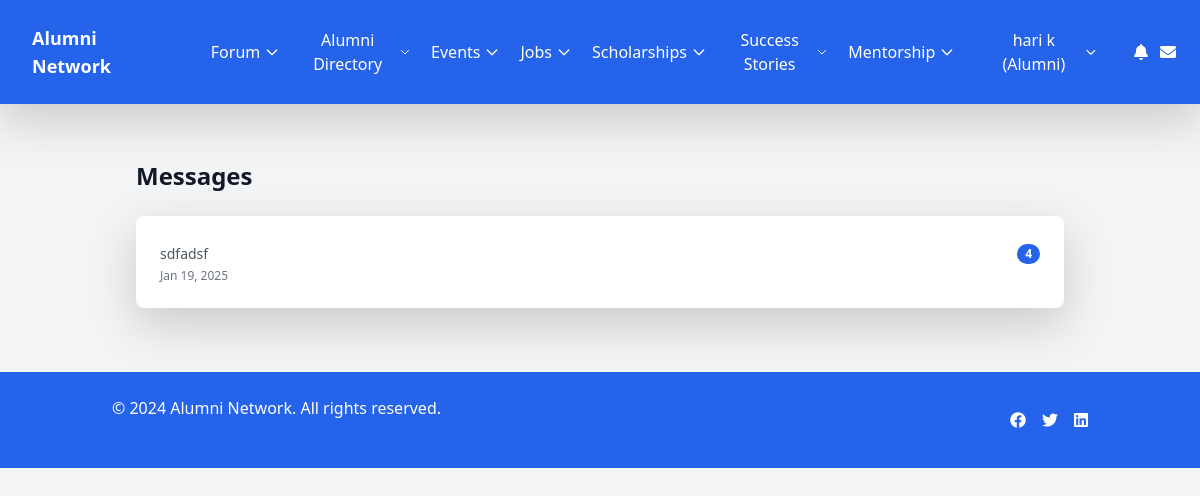
Before: /messaging/conversation/ (signed in) with the older database file.
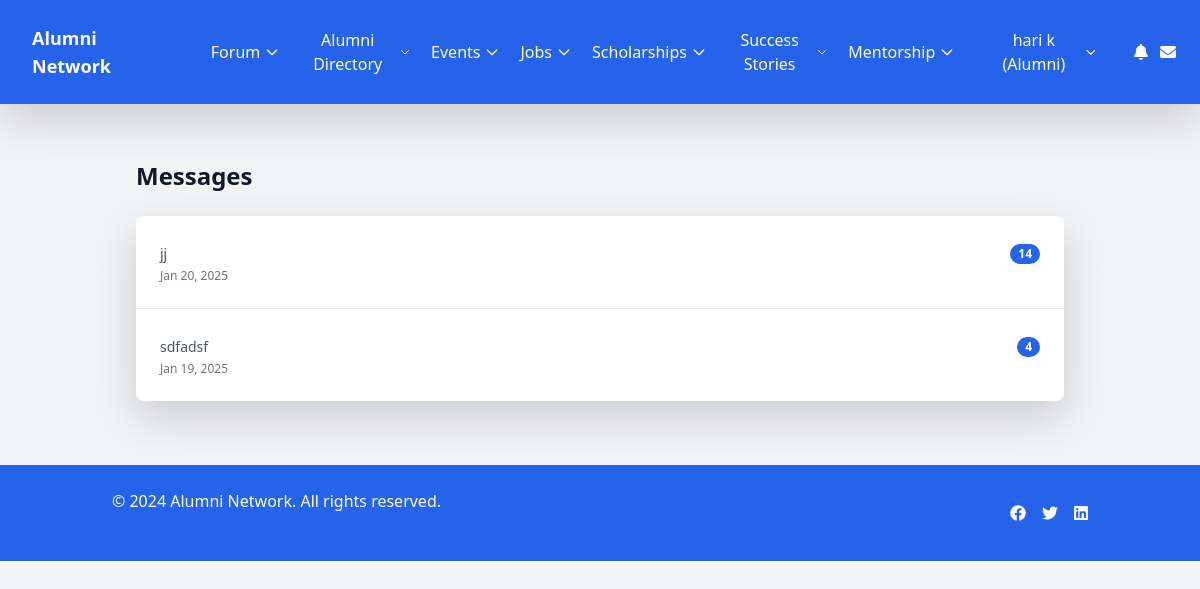
After: the same page with the newer database file.
### messaging/models.py (models this page shows, shortened)
class Conversation(models.Model):
    participants = models.ManyToManyField(settings.AUTH_USER_MODEL, related_name='conversations')
    created_at = models.DateTimeField(auto_now_add=True)
    updated_at = models.DateTimeField(auto_now=True)
    is_active = models.BooleanField(default=True)
    @property
    def last_message(self):
        return self.messages.order_by('-created_at').first()
    class Meta:
        ordering = ['-updated_at']

class Message(models.Model):
    conversation = models.ForeignKey(Conversation, related_name='messages', on_delete=models.CASCADE)
    sender = models.ForeignKey(settings.AUTH_USER_MODEL, related_name='sent_messages', on_delete=models.CASCADE)
    content = models.TextField()
    created_at = models.DateTimeField(auto_now_add=True)
    is_read = models.BooleanField(default=False)
    class Meta:
        ordering = ['created_at']

### messaging/views.py (the view)
# urls.py: path('conversation/', views.conversation_list, name='conversation_list'),
@login_required
def conversation_list(request):
    conversations = request.user.conversations.all()
    return render(request, 'messaging/conversation_list.html', {
        'conversations': conversations
    })

### messaging/context_processors.py (called while the page is built)
def unread_message_count(request):
    if request.user.is_authenticated:
        count = Message.objects.filter(
            conversation__participants=request.user,
            sender__in=request.user.conversations.values_list('participants', flat=True),
            is_read=False
        ).exclude(sender=request.user).count()
        return {'unread_message_count': count}
    return {'unread_message_count': 0}

### notifications/context_processors.py (called while the page is built)
def notification_count(request):
    if request.user.is_authenticated:
        unread_count = request.user.notifications.filter(read=False).count()
        return {'unread_notification_count': unread_count}
    return {'unread_notification_count': 0}

### messaging/templates/messaging/conversation_list.html (shortened to what this page needs)
{% extends "base.html" %}
{% block content %}
<div class="container mx-auto px-4 py-8">
    <h1 class="text-2xl font-bold text-gray-900 mb-6">Messages</h1>
    <div class="bg-white rounded-lg shadow-lg overflow-hidden">
        {% if conversations %}
            <div class="divide-y divide-gray-200">
                {% for conversation in conversations %}
                    <a href="{% url 'messaging:conversation_detail' conversation.id %}"
                       class="block hover:bg-gray-50">
                        <div class="p-4">
                            <div class="flex justify-between items-start">
                                <div>
                                    {% if conversation.last_message %}
                                        <p class="text-gray-600 text-sm mt-1">
                                            {{ conversation.last_message.content|truncatechars:50 }}
                                        </p>
                                        <p class="text-gray-500 text-xs mt-1">
                                            {{ conversation.last_message.created_at|date:"M d, Y" }}
                                        </p>
                                    {% else %}
                                        <p class="text-gray-500 text-sm mt-1">No messages yet</p>
                                    {% endif %}
                                </div>
                                {% if conversation.messages.filter.exists %}
                                    <div class="flex-shrink-0">
                                        {% with unread_count=conversation.messages.filter.count %}
                                            {% if unread_count > 0 %}
                                                <span class="inline-flex items-center justify-center px-2 py-1 text-xs font-bold leading-none text-white bg-blue-600 rounded-full">
                                                    {{ unread_count }}
                                                </span>
                                            {% endif %}
                                        {% endwith %}
                                    </div>
                                {% endif %}
                            </div>
                        </div>
                    </a>
                {% endfor %}
            </div>
        {% else %}
            <div class="p-6 text-center">
                <p class="text-gray-500">No conversations yet.</p>
            </div>
        {% endif %}
    </div>
</div>
{% endblock %}

Changed rows visible on the page:
added Conversation: last_message.content "jj", last_message.created_at "Jan 20, 2025", messages.filter.count "14"
